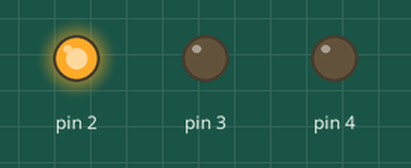
This sketch was run on a simulated Arduino Uno, built with avr-gcc and run on an emulated ATmega328P. Parts: output pins drawn as LEDs (lit = HIGH).

Above: at 7.5 s.
At 22.5 s:
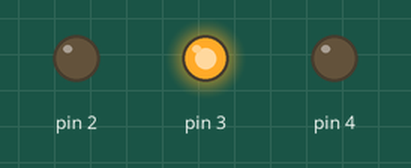
At 37.5 s:
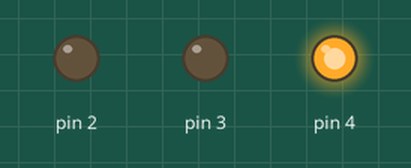
Timing chart, 0 to 58.5 s (numbered marks = the images above):
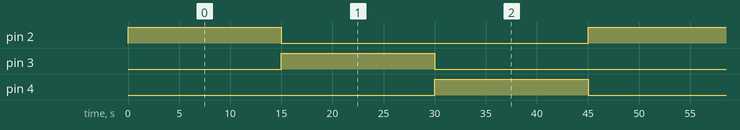

Measured:
- by itself, pin 2–4: alternates HIGH for 15.0 s and LOW for 30.0 s
- by itself, everything shown: repeats every 45.0 s, in 4 steps

The sketch:

traffic_light.ino
```cpp
int led;

void setup() {
  // put your setup code here, to run once:
  for(led=2; led<5; led++)
  {
    pinMode(led, OUTPUT);
  }
}

void loop() {
  // put your main code here, to run repeatedly:

  for(led=2; led<5; led++)
  {
    //green led
    if(led==2) {
      digitalWrite(led, HIGH);
      delay(15000);
      digitalWrite(led, LOW);
    }
    //yellow led
    else if (led==3) {
      digitalWrite(led, HIGH);
      delay(15000);
      digitalWrite(led, LOW);
    }
    //red led
    else if (led==4) {
      digitalWrite(led, HIGH);
      delay(15000);
      digitalWrite(led, LOW);
    }

  }

}
```
